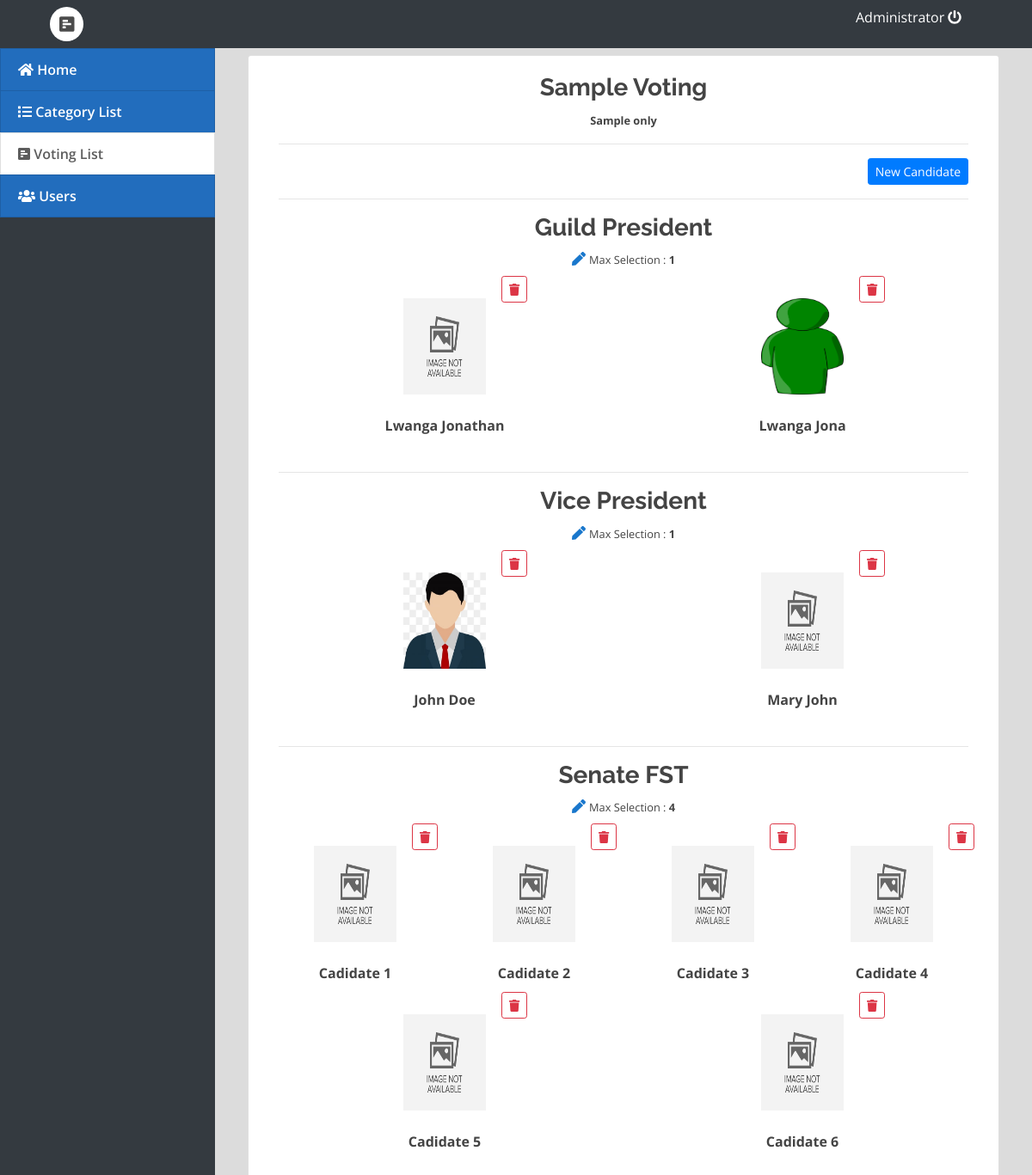
/index.php?page=manage_voting&id=1 (signed in), run on the app's committed database.
### tables this page shows
CREATE TABLE IF NOT EXISTS `category_list` (
  `id` int(30) NOT NULL AUTO_INCREMENT,
  `category` text NOT NULL,
  PRIMARY KEY (`id`)
);

CREATE TABLE IF NOT EXISTS `voting_opt` (
  `id` int(30) NOT NULL AUTO_INCREMENT,
  `voting_id` int(30) NOT NULL,
  `category_id` int(30) NOT NULL,
  `image_path` text NOT NULL,
  `opt_txt` text NOT NULL,
  PRIMARY KEY (`id`)
);

CREATE TABLE IF NOT EXISTS `voting_cat_settings` (
  `id` int(30) NOT NULL AUTO_INCREMENT,
  `voting_id` int(30) NOT NULL,
  `category_id` int(30) NOT NULL,
  `max_selection` int(10) NOT NULL,
  PRIMARY KEY (`id`)
);

### assets/manage_voting.php (the view, shortened to what this page needs)
<?php include('db_connect.php');?>
<?php
	$opts = $conn->query("SELECT * FROM voting_opt where voting_id=".$_GET['id']);
	$opt_arr = array();
	$set_arr = array();
	while($row=$opts->fetch_assoc()){
		$opt_arr[$row['category_id']][] = $row;
		$set_arr[$row['category_id']] = array('id'=>'','max_selection'=>1);
	}
	$settings = $conn->query("SELECT * FROM voting_cat_settings where voting_id=".$_GET['id']);
	while($row=$settings->fetch_assoc()){
		$set_arr[$row['category_id']] = $row;
	}
?>
<div class="container-fluid">
	<div class="col-lg-12">
		<div class="card">
			<div class="card-body">
				<div class="col-lg-12">
					<div class="text-center">
						<h3><b><?php echo $title ?></b></h3>
						<small><b><?php echo $description; ?></b></small>
					</div>
					<hr>
					<div class="row">
						<div class="col-md-12">
							<button class="btn btn-sm btn-primary float-right" type="button" id="new_opt">New Candidate</button>
						</div>
					</div>
					<?php
					$cats = $conn->query("SELECT * FROM category_list where id in (SELECT category_id from voting_opt where voting_id = '".$_GET['id']."' )");
					while($row = $cats->fetch_assoc()):
					?>
						<hr>
						<div class="row mb-4">
							<div class="col-md-12">
									<div class="text-center">
										<h3><b><?php echo $row['category'] ?></b></h3>
										<span><a href="javascript:void(0)" class="edit_selection" data-id="<?php echo $set_arr[$row['id']]['id'] ?>" data-cid="<?php echo $row['id'] ?>" data-cname="<?php echo $row['category'] ?>" data-max="<?php echo $set_arr[$row['id']]['max_selection'] ?>" > <i class='fa fa-pen'></i></a></span>
									<small>Max Selection : <b><?php echo $set_arr[$row['id']]['max_selection']; ?></b></small>
									</div>
							</div>
						</div>
						<div class="row mt-3">
						<?php foreach ($opt_arr[$row['id']] as $candidate) {
						?>
							<div class="candidate" style="position: relative;">
								<span class="rem_btn"><button class="btn btn-rounded btn-sm btn-outline-danger del_candidated" data-id="<?php echo $candidate['id'] ?>"><i class="fa fa-trash"></i></button></span>
								<div class="item"  data-id="<?php echo $candidate['id'] ?>">
								<div style="display: flex">
									<img src="assets/img/<?php echo $candidate['image_path'] ?>" alt="">
								</div>
								<br>
								<div class="text-center">
									<large class="text-center"><b><?php echo ucwords($candidate['opt_txt']) ?></b></large>
								</div>
								</div>
							</div>
						<?php } ?>
						</div>
					<?php endwhile; ?>
				</div>
			</div>
		</div>
	</div>
</div>

### assets/css/style.css (style rules this page uses)
body { font-family: "Open Sans", sans-serif; color: #444444; width: 100%; height: calc(100%); }
a { color: #1977cc; }
h1, h2, h3, h4, h5, h6 { font-family: "Raleway", sans-serif; }

### index.php (style rules this page uses)
body { background: #80808045; }

### assets/manage_voting.php (style rules this page uses)
.candidate { margin: auto; width: 16vw; padding: 10px; cursor: pointer; border-radius: 3px; margin-bottom: 1em }
.candidate img { height: 14vh; width: 8vw; margin: auto; }
span.rem_btn { position: absolute; right: 0; top: -1em; z-index: 10 }

### data on the page
category_list: category "Guild President", id "1"
voting_opt: image_path (placeholder picture), opt_txt "Lwanga Jonathan"
voting_opt: image_path (picture), opt_txt "Lwanga Jona"
category_list: category "Vice President", id.max_selection "1"
voting_opt: image_path (picture), opt_txt "John Doe"
voting_opt: image_path (placeholder picture), opt_txt "Mary John"
category_list: category "Senate FST", id "4"
voting_opt: image_path (placeholder picture), opt_txt "Cadidate 1"
voting_opt: image_path (placeholder picture), opt_txt "Cadidate 2"
voting_opt: image_path (placeholder picture), opt_txt "Cadidate 3"
voting_opt: image_path (placeholder picture), opt_txt "Cadidate 4"
voting_opt: image_path (placeholder picture), opt_txt "Cadidate 5"
voting_opt: image_path (placeholder picture), opt_txt "Cadidate 6"

### other printed values
$_SESSION['login_name'] "Administrator"
$title "Sample Voting"
$description "Sample only"
